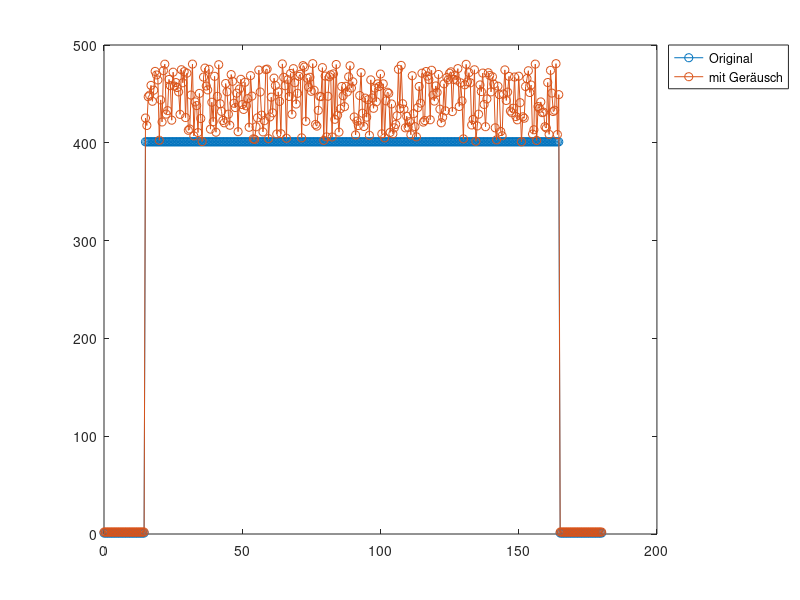

This chart was generated by the following MATLAB code: (Note: this script raises an error after producing the figure.)
% Beschreibung: Implementation vom Test 1 in der Dokumentation

%% Signalerzeugung %%
% Erzeugen des Signals mit Gauß-Rauschen, Nebenbedingung: alle Werte von 
% Geräusch ist großer als 0
snr_dB = 7;
signalPowerConfig = 'measured';
midVal = 400;
repeatedTimeValMid = 150;%Ton = 2*repeatedTimeValMid
tVal = 0:0.5:180;
tComp = 90;
xVal = midVal*rectpuls(tVal-tComp,repeatedTimeValMid)+1;
onIntervalBegin = (180*2-repeatedTimeValMid/0.5)/2 + 1;
onIntervalEnd = onIntervalBegin + repeatedTimeValMid/0.5 -1;
noise = abs(awgn(xVal(onIntervalBegin:onIntervalEnd),snr_dB,signalPowerConfig));
ampCoef = 0.2;
noise = mod(noise,midVal*ampCoef);
xnVal = [xVal(1:onIntervalBegin-1) noise xVal(onIntervalEnd+1:end)];
xnVal = xnVal + xVal;
draw = 1;
if draw == 1
    figure('Name','Das Originalsignal und Signal mit Rauschen');
    plot(tVal,xVal,'-o',tVal,xnVal,'-o');
    legend('Original','mit Geräusch','Location','northeastoutside');
end
%% Berechnung der Wirkung des Filters %%

% slopeO: Steigung des Originalzustandes, slopeF: Steigung nach dem Filtern,
% diff_x: Wirkung des Filters auf einen Bereich

% Das vom Maximally-Flat-Methode-entworfene Filter
phase = 1;
filterObj = filterMaximallyFlatFIR_p4;
output = filterIIR(xnVal, tVal, filterObj, draw, phase, figureNo);
slopeO = slopeArray(xnVal(onIntervalBegin:onIntervalEnd), ...
    tVal(onIntervalBegin:onIntervalEnd));
slopeF = slopeArray(output(onIntervalBegin:onIntervalEnd), ...
    tVal(onIntervalBegin:onIntervalEnd));
draw = 0;
if draw == 1
    figure(figureNo);
    hVal = [1:numel(slopeF)];
    plot(hVal,slopeO,'-',hVal,slopeF,'-');
    legend('Original','gefilterten-Signal','Location','northeastoutside');
    figureNo = figureNo + 1;
end
slopeO = rms(slopeO);
slopeF = rms(slopeF);
diff_mf = 20.*log10(slopeF./slopeO);

% Das vom Window-Kaiser-Methode-entworfene Filter
phase = 2;
filterObj = filterWindowKaiser_p10;
output = filterFIR(xnVal, tVal, filterObj, draw, phase, ...
    'Window Kaiser Methode-Filterergebnis');
slopeO = slopeArray(xnVal(onIntervalBegin:onIntervalEnd), ...
    tVal(onIntervalBegin:onIntervalEnd));
slopeF = slopeArray(output(onIntervalBegin:onIntervalEnd), ...
    tVal(onIntervalBegin:onIntervalEnd));
draw = 0;
if draw == 1
    figure(figureNo);
    hVal = [1:numel(slopeF)];
    plot(hVal,slopeO,'-',hVal,slopeF,'-');
    legend('Original','gefilterten-Signal','Location','northeastoutside');
    figureNo = figureNo + 1;
end
slopeO = rms(slopeO);
slopeF = rms(slopeF);
diff_wk = 20.*log10(slopeF./slopeO);

% Das vom Least-Squares-Methode-entworfene Filter
phase = 2;
filterObj = filterLeastSquares_p11;
output = filterFIR(xnVal, tVal, filterObj, draw, phase, ...
    'Least Squares Methode-Filterergebnis');
slopeO = slopeArray(xnVal(onIntervalBegin:onIntervalEnd), ...
    tVal(onIntervalBegin:onIntervalEnd));
slopeF = slopeArray(output(onIntervalBegin:onIntervalEnd), ...
    tVal(onIntervalBegin:onIntervalEnd));
draw = 0;
if draw == 1
    figure(figureNo);
    hVal = [1:numel(slopeF)];
    plot(hVal,slopeO,'-',hVal,slopeF,'-');
    legend('Original','gefilterten-Signal','Location','northeastoutside');
    figureNo = figureNo + 1;
end
slopeO = rms(slopeO);
slopeF = rms(slopeF);
diff_lsq = 20.*log10(slopeF./slopeO);

% Das vom Equiripple-Methode-entworfenen Filter
phase = 2;
filterObj = filterEquiripple_p3;
output = filterFIR(xnVal, tVal, filterObj, draw, phase, ...
    'Equiripple Methode-Filterergebnis');
slopeO = slopeArray(xnVal(onIntervalBegin:onIntervalEnd), ...
    tVal(onIntervalBegin:onIntervalEnd));
slopeF = slopeArray(output(onIntervalBegin:onIntervalEnd), ...
    tVal(onIntervalBegin:onIntervalEnd));
draw = 0;
if draw == 1
    figure(figureNo);
    hVal = [1:numel(slopeF)];
    plot(hVal,slopeO,'-',hVal,slopeF,'-');
    legend('Original','gefilterten-Signal','Location','northeastoutside');
    figureNo = figureNo + 1;
end
slopeO = rms(slopeO);
slopeF = rms(slopeF);
diff_eq = 20.*log10(slopeF./slopeO);

% Das vom Window-Bartlett-Methode-entworfene Filter
phase = 2;
filterObj = filterWindowBarlett_p2;
output = filterFIR(xnVal, tVal, filterObj, draw, phase, ...
    'Window Bartlett Methode-Filterergebnis');
slopeO = slopeArray(xnVal(onIntervalBegin:onIntervalEnd), ...
    tVal(onIntervalBegin:onIntervalEnd));
slopeF = slopeArray(output(onIntervalBegin:onIntervalEnd), ...
    tVal(onIntervalBegin:onIntervalEnd));
draw = 0;
if draw == 1
    figure(figureNo);
    hVal = [1:numel(slopeF)];
    plot(hVal,slopeO,'-',hVal,slopeF,'-');
    legend('Original','gefilterten-Signal','Location','northeastoutside');
    figureNo = figureNo + 1;
end
slopeO = rms(slopeO);
slopeF = rms(slopeF);
diff_wb = 20.*log10(slopeF./slopeO);

% Das vom Window-Rectangular-Methode-entworfene Filter
phase = 2;
filterObj = filterWindowRectangular_p3;
output = filterFIR(xnVal, tVal, filterObj, draw, phase, ...
    'Window Rectangular Methode-Filterergebnis');
slopeO = slopeArray(xnVal(onIntervalBegin:onIntervalEnd), ...
    tVal(onIntervalBegin:onIntervalEnd));
slopeF = slopeArray(output(onIntervalBegin:onIntervalEnd), ...
    tVal(onIntervalBegin:onIntervalEnd));
draw = 0;
if draw == 1
    figure(figureNo);
    hVal = [1:numel(slopeF)];
    plot(hVal,slopeO,'-',hVal,slopeF,'-');
    legend('Original','gefilterten-Signal','Location','northeastoutside');
    figureNo = figureNo + 1;
end
slopeO = rms(slopeO);
slopeF = rms(slopeF);
diff_wr = 20.*log10(slopeF./slopeO);

% Das vom Window-Triangular-Methode-entworfenen Filter
phase = 2;
filterObj = filterWindowTriangular_p1;
output = filterFIR(xnVal, tVal, filterObj, draw, phase, ...
    'Window Triangular Methode-Filterergebnis');
slopeO = slopeArray(xnVal(onIntervalBegin:onIntervalEnd), ...
    tVal(onIntervalBegin:onIntervalEnd));
slopeF = slopeArray(output(onIntervalBegin:onIntervalEnd), ...
    tVal(onIntervalBegin:onIntervalEnd));
draw = 0;
if draw == 1
    figure(figureNo);
    hVal = [1:numel(slopeF)];
    plot(hVal,slopeO,'-',hVal,slopeF,'-');
    legend('Original','gefilterten-Signal','Location','northeastoutside');
    figureNo = figureNo + 1;
end
slopeO = rms(slopeO);
slopeF = rms(slopeF);
diff_wt = 20.*log10(slopeF./slopeO);